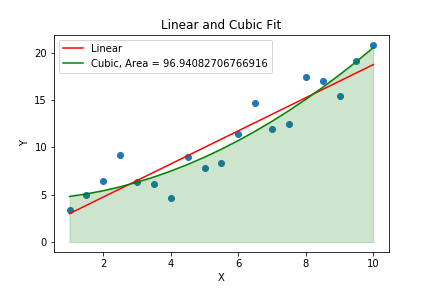

Here is the Python script that generated this plot:
# -*- coding: utf-8 -*-
"""
uses the x, y data below to complete the tasks in parts 1-6 below.

1. Fit a linear curve to the data
2. Fit a cubic curve using the SciPy library
3. Find the area underneath the cubic curve over the domain of the data using the tools in SciPy
4. Plot the data, the linear fit, and the cubic fit in Matplotlib. Make sure to give the plot a title and an x and y label. Save this figure.
5. Put the area of the curve on the plot somewhere as text using Matplotlib
6. Use the Bayesian information criterion to justify which model (linear or cubic) is preferable. Include this justification in your journal entry for the week.


Created on Mon Jul 23 16:54:15 2018

@author: Sam Li
"""

import matplotlib.pyplot as plt
import numpy as np
from scipy.integrate import quad


def BIC(y, yhat, k, weight = 1):
    err = y - yhat
    sigma = np.std(np.real(err))
    n = len(y)
    B = n*np.log(sigma**2) + weight*k*np.log(n)
    return B

x = [ 1.,   1.5,  2.,   2.5,  3.,   3.5,  4.,   4.5,  5.,   5.5,  6.,   6.5,  7.,   7.5, 8.,   8.5,  9.,   9.5, 10. ]
y = [3.43, 4.94, 6.45, 9.22, 6.32, 6.11, 4.63, 8.95, 7.8, 8.35, 11.45, 14.71, 11.97, 12.46, 17.42, 17.0, 15.45, 19.15, 20.86]

plt.figure()
plt.scatter(x, y)

coefficients_lin = np.polyfit(x, y, 1)
y_lin = np.poly1d(coefficients_lin)

coefficients_cubic = np.polyfit(x, y, 3)
y_cubic = np.poly1d(coefficients_cubic)

area = quad(y_cubic, np.min(x), np.max(x))

plt.plot(x, y_lin(x), 'r-', label='Linear')
plt.plot(x, y_cubic(x), 'g-', label='Cubic, Area = ' + str(area[0]))
plt.fill_between(x, y_cubic(x), alpha='0.2', color='green')
plt.xlabel('X')
plt.ylabel('Y')
plt.legend()
plt.title('Linear and Cubic Fit')
plt.savefig('SamLi_01.png')

lin_bic = BIC(y,y_lin(x),2)
cub_bic = BIC(y, y_cubic(x), 4)
print('Linear BIC = ', lin_bic)
print('Cubic BIC = ', cub_bic)
